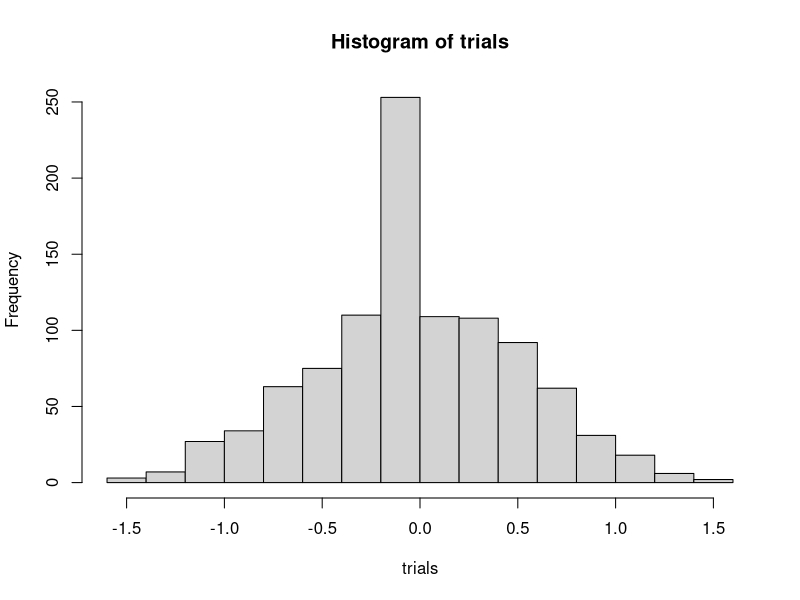

Reproduce this figure in R.
# File: AB_paired_ttest_music_affect_on_reading.R
# Example: A/B Test: Compare Two Means of Paired Samples
# Data: The same subjects: 
#       reading score with and without background music
# NOTE: Paired Comparisons

# Note: Set working directory to the source file
# Session --> Set Working Directory --> To Source File Location

reading.scores <- scan(file="../data_raw/reading.txt")
score.matrix <- matrix(reading.scores,ncol=2,nrow=11,byrow=TRUE)
# verify the matrix is correct
write.table(score.matrix, sep=" ", row.names=FALSE, 
            col.names=c("Without Music", "With Music"))

set.seed (2018)

res <- function() {
  # apply applies the sample function to each *row* in mat
  shuffle.within.rows <- apply(score.matrix, 1, 
                      function(mat) sample(mat,replace=F))
  # must transpose the shuffled matrix to get 2 column format
  mat2 <- t(shuffle.within.rows)
  diffmeans <- mean(mat2[,2])-mean(mat2[,1])
  return(diffmeans)
}

n <- 1000
trials <- replicate(n, res())
hist(trials)
pval <- sum(ifelse(trials>=1.45,1,0))
cat("Paired comparison p-value: ", pval/n,"\n")
